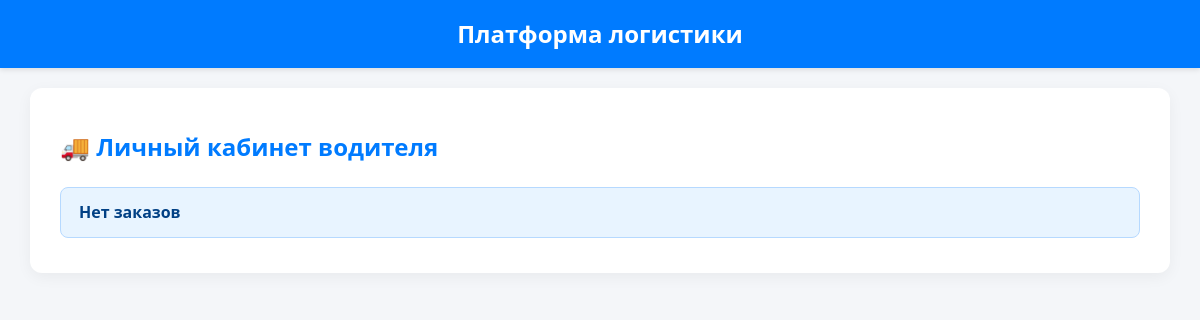
The app's page /driver/ (signed in), older data.
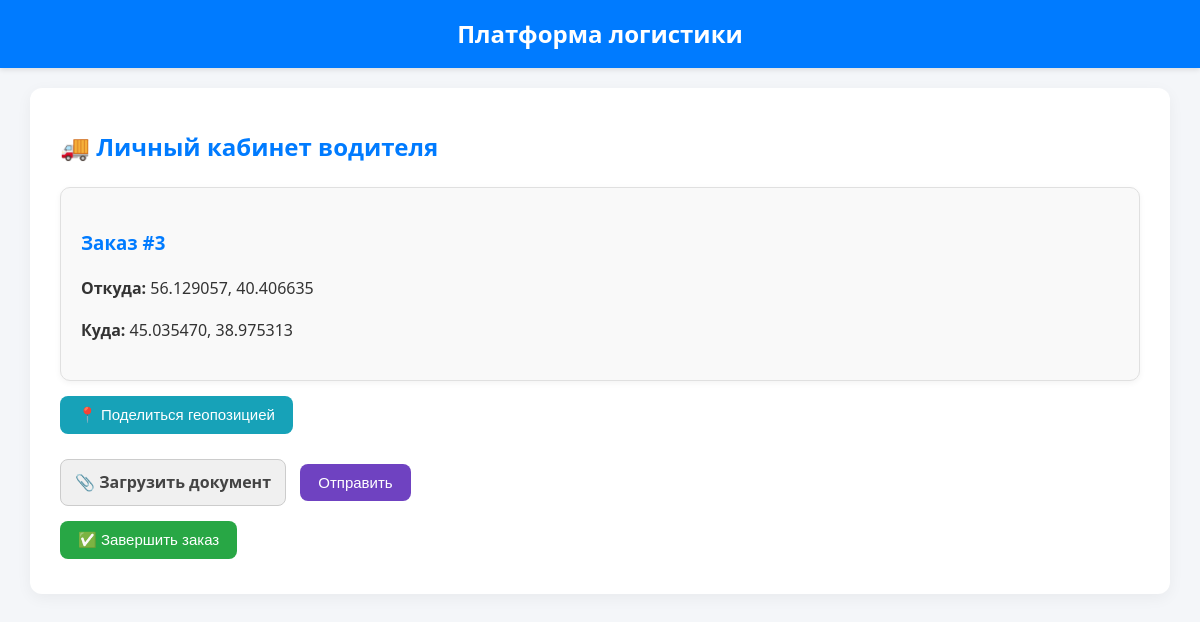
The same page, newer data.
### main/models.py (models this page shows, shortened)
class Order(models.Model):
    STATUS_CHOICES = [
        ("new", "Новая"),
        ("assigned", "Назначена"),
        ("in_progress", "В пути"),
        ("completed", "Завершена"),
    ]
    manager = models.ForeignKey(User, on_delete=models.SET_NULL, null=True, related_name="created_orders")
    driver = models.ForeignKey(DriverProfile, on_delete=models.SET_NULL, null=True, blank=True)
    from_address = models.CharField(max_length=255)
    to_address = models.CharField(max_length=255)
    cargo = models.TextField()
    date = models.DateTimeField(auto_now_add=True)
    status = models.CharField(max_length=20, choices=STATUS_CHOICES, default="new")
    from_lat = models.FloatField(null=True, blank=True)
    from_lng = models.FloatField(null=True, blank=True)
    to_lat = models.FloatField(null=True, blank=True)
    to_lng = models.FloatField(null=True, blank=True)

### main/views.py (the view, shortened to what this page needs)
# urls.py: path("driver/", views.driver_dashboard, name="driver_dashboard"),
@login_required
def driver_dashboard(request):
    driver_profile = getattr(request.user, "driverprofile", None)
    if not driver_profile:
        return render(request, "driver_dashboard.html", {"no_driver": True})
    active_order = Order.objects.filter(driver=driver_profile, status="in_progress").first()
    return render(request, "driver_dashboard.html", {
        "active_order": active_order,
    })

### main/templates/driver_dashboard.html (shortened to what this page needs)
{% extends "base.html" %}
{% block content %}
<h2>🚚 Личный кабинет водителя</h2>
{% if no_driver %}
  <div class="alert alert-warning">
    У вас нет профиля водителя. Обратитесь к администратору.
  </div>
{% else %}
  {% if not active_order %}
    <div class="alert alert-info">
      <b>Нет заказов</b>
    </div>
  {% else %}
    <div class="order-card">
      <h3>Заказ #{{ active_order.id }}</h3>
      <p><strong>Откуда:</strong> {{ active_order.from_address }}</p>
      <p><strong>Куда:</strong> {{ active_order.to_address }}</p>
    </div>
    <form method="post" class="action-form">
      <button type="submit" name="share_location" class="btn btn-location">📍 Поделиться геопозицией</button>
    </form>
    <form method="post" enctype="multipart/form-data" class="action-form">
      <label class="file-label">
        📎 Загрузить документ
      </label>
      <button type="submit" name="upload_doc" class="btn btn-upload">Отправить</button>
    </form>
    <form method="post" class="action-form">
      <button type="submit" name="finish_order" class="btn btn-finish"
        onclick="return confirm('Завершить заказ?');">✅ Завершить заказ</button>
    </form>
  {% endif %}
{% endif %}
{% endblock %}

Row changes from the older to the newer data that the page shows:
added Order: id "3", from_address "56.129057, 40.406635", to_address "45.035470, 38.975313"
Text that changed along with them:
text no longer shown: "Нет заказов"
text now shown: "Заказ # Откуда: Куда: 📍 Поделиться геопозицией 📎 Загрузить документ Отправить ✅ Завершить заказ"
